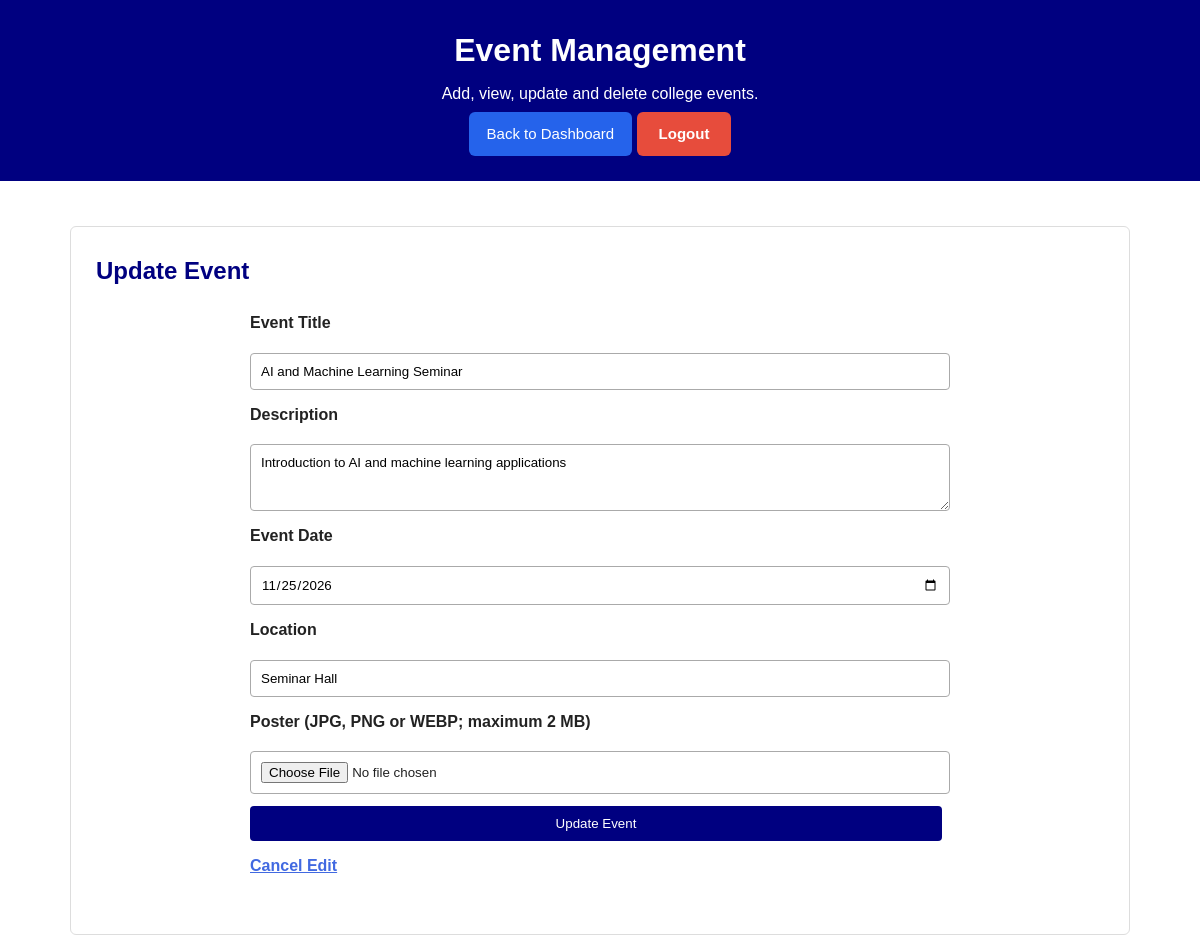
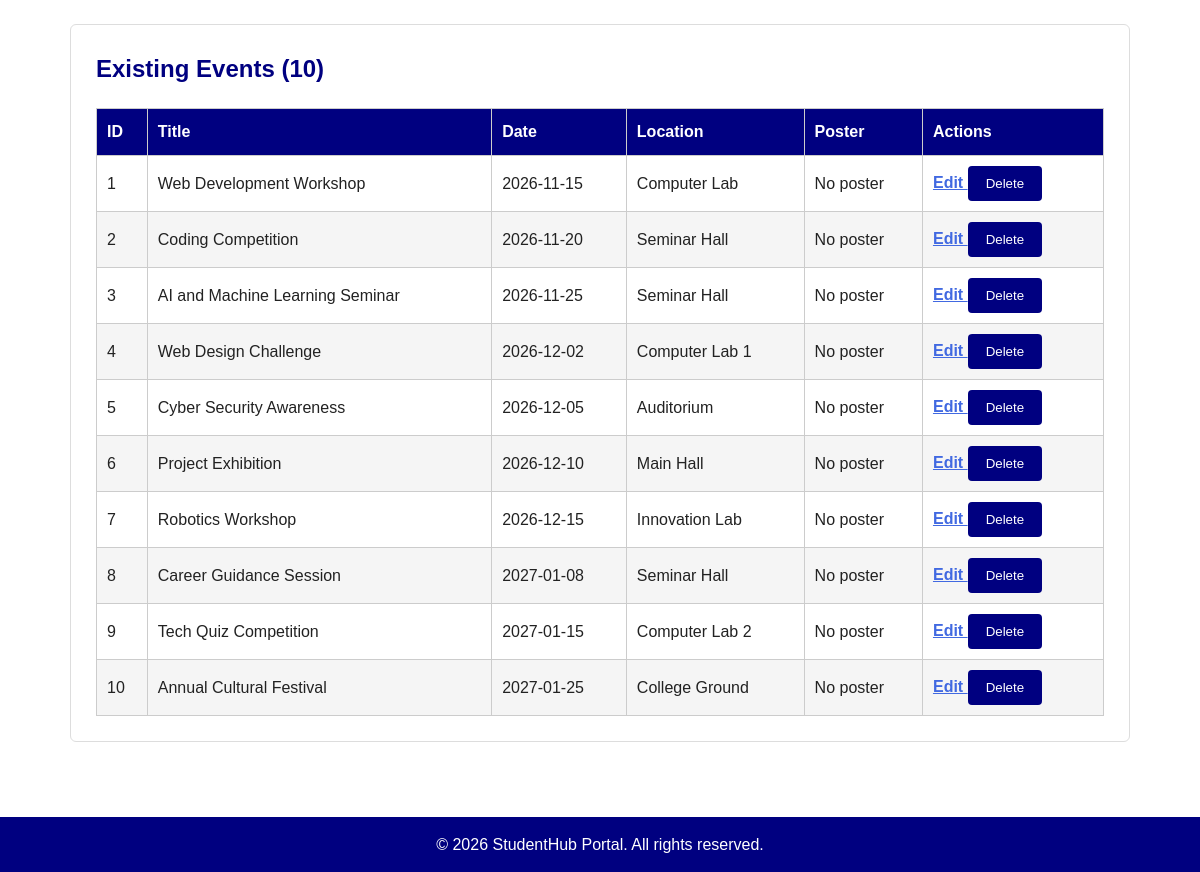
Screenshot of /Pages/manage_events.php?edit=3 (signed in) with the database file from the repository (2 pictures, top to bottom).
### tables this page shows
CREATE TABLE `events` (
  `event_id` int(11) NOT NULL,
  `title` varchar(150) NOT NULL,
  `description` text DEFAULT NULL,
  `event_date` date NOT NULL,
  `location` varchar(150) DEFAULT NULL,
  `created_at` timestamp NOT NULL DEFAULT current_timestamp()
);

### Pages/manage_events.php (the view, shortened to what this page needs)
<?php
require_once __DIR__ . "/../config/db.php";
$uploadUrl = "../uploads/event_posters/";
function escapeHtml($value)
{
    return htmlspecialchars((string)$value, ENT_QUOTES, "UTF-8");
}
$editEvent = null;
if (isset($_GET["edit"])) {
    $id = (int)$_GET["edit"];
    $stmt = $conn->prepare(
        "SELECT * FROM events WHERE event_id = ?"
    );
    $stmt->bind_param("i", $id);
    $stmt->execute();
    $editEvent = $stmt->get_result()->fetch_assoc();
}
$result = $conn->query(
    "SELECT * FROM events ORDER BY event_date ASC, event_id DESC"
);
$events = $result->fetch_all(MYSQLI_ASSOC);
?>
<!DOCTYPE html>
<html lang="en">
<head>
    <link rel="stylesheet" href="../css/style.css">
</head>
<body>
<header>
    <h1>Event Management</h1>
    <p>Add, view, update and delete college events.</p>
    <a href="admin_dashboard.php" class="btn">Back to Dashboard</a>
    <a href="logout.php" class="logout-btn">Logout</a>
</header>
<main class="event-container">
    <section>
        <h2><?= $editEvent ? "Update Event" : "Add New Event" ?></h2>
        <form class="event-form" method="POST" enctype="multipart/form-data">
            <label for="title">Event Title</label>
            <input id="title" name="title" type="text" maxlength="150"
                   required
                   value="<?= escapeHtml($editEvent["title"] ?? "") ?>">
            <label for="description">Description</label>
            <textarea id="description" name="description" rows="3"><?= escapeHtml($editEvent["description"] ?? "") ?></textarea>
            <label for="event_date">Event Date</label>
            <input id="event_date" name="event_date" type="date" required
                   value="<?= escapeHtml($editEvent["event_date"] ?? "") ?>">
            <label for="location">Location</label>
            <input id="location" name="location" type="text" maxlength="150"
                   value="<?= escapeHtml($editEvent["location"] ?? "") ?>">
            <label for="poster">
                Poster (JPG, PNG or WEBP; maximum 2 MB)
            </label>
            <input id="poster" name="poster" type="file"
                   accept=".jpg,.jpeg,.png,.webp,image/jpeg,image/png,image/webp">
            <button type="submit">
                <?= $editEvent ? "Update Event" : "Add Event" ?>
            </button>
            <?php if ($editEvent): ?>
                <a href="manage_events.php">Cancel Edit</a>
            <?php endif; ?>
        </form>
    </section>
    <section>
        <h2>Existing Events (<?= count($events) ?>)</h2>
        <table class="event-table">
            <thead>
                <tr>
                    <th>ID</th>
                    <th>Title</th>
                    <th>Date</th>
                    <th>Location</th>
                    <th>Poster</th>
                    <th>Actions</th>
                </tr>
            </thead>
            <tbody>
            <?php if (!$events): ?>
                <tr>
                    <td colspan="6">No events found.</td>
                </tr>
            <?php else: ?>
                <?php foreach ($events as $event): ?>
                    <tr>
                        <td><?= (int)$event["event_id"] ?></td>
                        <td><?= escapeHtml($event["title"]) ?></td>
                        <td><?= escapeHtml($event["event_date"]) ?></td>
                        <td><?= escapeHtml($event["location"]) ?></td>
                        <td>
                            <?php if (!empty($event["poster"])): ?>
                                <img
                                    src="<?= $uploadUrl . rawurlencode(basename($event["poster"])) ?>"
                                    alt="Event poster">
                            <?php else: ?>
                                No poster
                            <?php endif; ?>
                        </td>
                        <td>
                            <a href="manage_events.php?edit=<?= (int)$event["event_id"] ?>">
                                Edit
                            </a>
                            <form method="POST" action="manage_events.php"
                                  onsubmit="return confirm('Delete this event?');">
                                <button type="submit">Delete</button>
                            </form>
                        </td>
                    </tr>
                <?php endforeach; ?>
            <?php endif; ?>
            </tbody>
        </table>
    </section>
</main>
<footer>
    <p>&copy; 2026 StudentHub Portal. All rights reserved.</p>
</footer>
</body>
</html>

### css/style.css (style rules this page uses)
* { box-sizing: border-box; }
body { background-color: white; font-family: Arial, sans-serif; color: #222; margin: 0; padding: 0; line-height: 1.6; }
header { background-color: navy; color: white; text-align: center; padding: 25px 20px; }
header h1, header h2 { color: white; margin: 0 0 5px; }
header p { color: white; margin: 5px 0; }
main { max-width: 1200px; margin: 0 auto; padding: 30px 20px; }
section { background-color: white; padding: 25px; margin-bottom: 25px; border: 1px solid #ddd; border-radius: 6px; }
h1, h2, h3 { color: navy; }
section h2 { margin-top: 0; }
p { color: #333; }
form { max-width: 700px; margin: 0 auto; }
label { color: #222; font-weight: bold; }
input, select, textarea { width: 100%; padding: 10px; margin-top: 5px; border: 1px solid #aaa; border-radius: 4px; font-family: Arial, sans-serif; }
button { background-color: navy; color: white; border: none; padding: 10px 18px; margin-right: 8px; border-radius: 4px; cursor: pointer; }
table { width: 100%; border-collapse: collapse; margin-top: 15px; }
th { background-color: navy; color: white; }
th, td { border: 1px solid #aaa; padding: 10px; text-align: center; }
tbody tr:nth-child(even) { background-color: #f5f5f5; }
main a { color: royalblue; font-weight: bold; }
footer { background-color: navy; color: white; text-align: center; padding: 15px; margin-top: 30px; }
footer p { color: white; margin: 0; }
.logout-btn { display: inline-block; background-color: #e74c3c; color: white; padding: 10px 22px; text-decoration: none; border: none; border-radius: 6px; font-weight: bold; font-size: 15px; cursor: pointer; transition: background-color 0.3s ease; }
.btn { display: inline-block; padding: 10px 18px; background-color: #2563eb; color: white; text-decoration: none; border: none; border-radius: 6px; font-size: 15px; cursor: pointer; }

### Pages/manage_events.php (style rules this page uses)
.event-container { max-width: 1100px; margin: 25px auto; padding: 20px; }
.event-form { display: grid; gap: 12px; margin-bottom: 30px; }
.event-form input, .event-form textarea { width: 100%; padding: 10px; box-sizing: border-box; }
.event-table { width: 100%; border-collapse: collapse; margin-top: 15px; }
.event-table th, .event-table td { padding: 10px; border: 1px solid #ccc; text-align: left; }
.event-table form { display: inline-block; }

### rows the page displays
events: title "AI and Machine Learning Seminar", description "Introduction to AI and machine learning applications", event_date "11/25/2026", location "Seminar Hall", event_id "3", event_date "2026-11-25"
events: event_id "1", title "Web Development Workshop", event_date "2026-11-15", location "Computer Lab"
events: event_id "2", title "Coding Competition", event_date "2026-11-20", location "Seminar Hall"
events: event_id "4", title "Web Design Challenge", event_date "2026-12-02", location "Computer Lab 1"
events: event_id "5", title "Cyber Security Awareness", event_date "2026-12-05", location "Auditorium"
events: event_id "6", title "Project Exhibition", event_date "2026-12-10", location "Main Hall"
events: event_id "7", title "Robotics Workshop", event_date "2026-12-15", location "Innovation Lab"
events: event_id "8", title "Career Guidance Session", event_date "2027-01-08", location "Seminar Hall"
events: event_id "9", title "Tech Quiz Competition", event_date "2027-01-15", location "Computer Lab 2"
events: event_id "10", title "Annual Cultural Festival", event_date "2027-01-25", location "College Ground"

### other values shown
count($events) "10"
